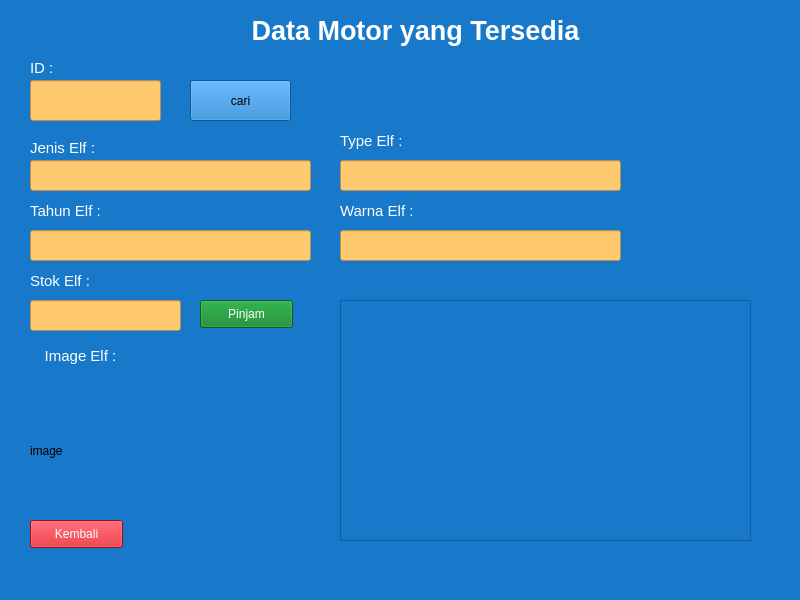
<?xml version="1.0" encoding="UTF-8"?>
<ui version="4.0">
 <class>MainWindow</class>
 <widget class="QMainWindow" name="MainWindow">
  <property name="geometry">
   <rect>
    <x>0</x>
    <y>0</y>
    <width>800</width>
    <height>600</height>
   </rect>
  </property>
  <property name="windowTitle">
   <string>MainWindow</string>
  </property>
  <property name="styleSheet">
   <string notr="true">background-color: rgb(24, 121, 202);</string>
  </property>
  <widget class="QWidget" name="centralwidget">
   <widget class="QLineEdit" name="lineEdit_5">
    <property name="geometry">
     <rect>
      <x>340</x>
      <y>230</y>
      <width>281</width>
      <height>31</height>
     </rect>
    </property>
    <property name="styleSheet">
     <string notr="true">background-color: rgb(220, 220, 220);
background-color: rgb(255, 202, 111);</string>
    </property>
   </widget>
   <widget class="QLabel" name="label">
    <property name="geometry">
     <rect>
      <x>200</x>
      <y>10</y>
      <width>431</width>
      <height>41</height>
     </rect>
    </property>
    <property name="font">
     <font>
      <pointsize>20</pointsize>
      <weight>75</weight>
      <bold>true</bold>
     </font>
    </property>
    <property name="styleSheet">
     <string notr="true">color: rgb(255, 255, 255);</string>
    </property>
    <property name="text">
     <string>Data Motor yang Tersedia</string>
    </property>
    <property name="alignment">
     <set>Qt::AlignCenter</set>
    </property>
   </widget>
   <widget class="QLineEdit" name="lineEdit">
    <property name="geometry">
     <rect>
      <x>30</x>
      <y>80</y>
      <width>131</width>
      <height>41</height>
     </rect>
    </property>
    <property name="styleSheet">
     <string notr="true">background-color: rgb(255, 202, 111);</string>
    </property>
   </widget>
   <widget class="QPushButton" name="pushButton">
    <property name="geometry">
     <rect>
      <x>30</x>
      <y>520</y>
      <width>93</width>
      <height>28</height>
     </rect>
    </property>
    <property name="styleSheet">
     <string notr="true">color: rgb(255, 255, 255);
background-color: rgb(212, 17, 30);</string>
    </property>
    <property name="text">
     <string>Kembali</string>
    </property>
   </widget>
   <widget class="QLabel" name="label_8">
    <property name="geometry">
     <rect>
      <x>30</x>
      <y>200</y>
      <width>121</width>
      <height>21</height>
     </rect>
    </property>
    <property name="font">
     <font>
      <pointsize>11</pointsize>
     </font>
    </property>
    <property name="styleSheet">
     <string notr="true">color: rgb(255, 255, 255);</string>
    </property>
    <property name="text">
     <string>Tahun Elf :</string>
    </property>
   </widget>
   <widget class="QLabel" name="label_10">
    <property name="geometry">
     <rect>
      <x>30</x>
      <y>340</y>
      <width>101</width>
      <height>31</height>
     </rect>
    </property>
    <property name="font">
     <font>
      <pointsize>11</pointsize>
     </font>
    </property>
    <property name="styleSheet">
     <string notr="true">color: rgb(255, 255, 255);</string>
    </property>
    <property name="text">
     <string>Image Elf :</string>
    </property>
    <property name="alignment">
     <set>Qt::AlignCenter</set>
    </property>
   </widget>
   <widget class="QLabel" name="label_5">
    <property name="geometry">
     <rect>
      <x>30</x>
      <y>60</y>
      <width>41</width>
      <height>16</height>
     </rect>
    </property>
    <property name="font">
     <font>
      <pointsize>11</pointsize>
     </font>
    </property>
    <property name="styleSheet">
     <string notr="true">color: rgb(255, 255, 255);</string>
    </property>
    <property name="text">
     <string>ID :</string>
    </property>
   </widget>
   <widget class="QPushButton" name="pushButton_2">
    <property name="geometry">
     <rect>
      <x>200</x>
      <y>300</y>
      <width>93</width>
      <height>28</height>
     </rect>
    </property>
    <property name="styleSheet">
     <string notr="true">background-color: rgb(22, 22, 22);
color: rgb(255, 255, 255);
background-color: rgb(6, 131, 35);</string>
    </property>
    <property name="text">
     <string>Pinjam</string>
    </property>
   </widget>
   <widget class="QLineEdit" name="lineEdit_3">
    <property name="geometry">
     <rect>
      <x>340</x>
      <y>160</y>
      <width>281</width>
      <height>31</height>
     </rect>
    </property>
    <property name="styleSheet">
     <string notr="true">background-color: rgb(220, 220, 220);
background-color: rgb(255, 202, 111);</string>
    </property>
   </widget>
   <widget class="QLineEdit" name="lineEdit_4">
    <property name="geometry">
     <rect>
      <x>30</x>
      <y>230</y>
      <width>281</width>
      <height>31</height>
     </rect>
    </property>
    <property name="styleSheet">
     <string notr="true">background-color: rgb(220, 220, 220);
background-color: rgb(255, 202, 111);</string>
    </property>
   </widget>
   <widget class="QLabel" name="label_6">
    <property name="geometry">
     <rect>
      <x>30</x>
      <y>140</y>
      <width>111</width>
      <height>16</height>
     </rect>
    </property>
    <property name="font">
     <font>
      <pointsize>11</pointsize>
     </font>
    </property>
    <property name="styleSheet">
     <string notr="true">color: rgb(255, 255, 255);</string>
    </property>
    <property name="text">
     <string>Jenis Elf :</string>
    </property>
   </widget>
   <widget class="QLineEdit" name="lineEdit_2">
    <property name="geometry">
     <rect>
      <x>30</x>
      <y>160</y>
      <width>281</width>
      <height>31</height>
     </rect>
    </property>
    <property name="styleSheet">
     <string notr="true">background-color: rgb(255, 202, 111);</string>
    </property>
   </widget>
   <widget class="QLabel" name="label_11">
    <property name="geometry">
     <rect>
      <x>430</x>
      <y>440</y>
      <width>51</width>
      <height>21</height>
     </rect>
    </property>
    <property name="font">
     <font>
      <pointsize>9</pointsize>
     </font>
    </property>
    <property name="styleSheet">
     <string notr="true">color: rgb(255, 255, 255);</string>
    </property>
    <property name="text">
     <string/>
    </property>
   </widget>
   <widget class="QLabel" name="label_9">
    <property name="geometry">
     <rect>
      <x>340</x>
      <y>200</y>
      <width>121</width>
      <height>21</height>
     </rect>
    </property>
    <property name="font">
     <font>
      <pointsize>11</pointsize>
     </font>
    </property>
    <property name="styleSheet">
     <string notr="true">color: rgb(255, 255, 255);</string>
    </property>
    <property name="text">
     <string>Warna Elf :</string>
    </property>
   </widget>
   <widget class="QLabel" name="label_12">
    <property name="geometry">
     <rect>
      <x>30</x>
      <y>270</y>
      <width>121</width>
      <height>21</height>
     </rect>
    </property>
    <property name="font">
     <font>
      <pointsize>11</pointsize>
     </font>
    </property>
    <property name="styleSheet">
     <string notr="true">color: rgb(255, 255, 255);</string>
    </property>
    <property name="text">
     <string>Stok Elf :</string>
    </property>
   </widget>
   <widget class="QLabel" name="label_7">
    <property name="geometry">
     <rect>
      <x>340</x>
      <y>130</y>
      <width>111</width>
      <height>21</height>
     </rect>
    </property>
    <property name="font">
     <font>
      <pointsize>11</pointsize>
     </font>
    </property>
    <property name="styleSheet">
     <string notr="true">color: rgb(255, 255, 255);</string>
    </property>
    <property name="text">
     <string>Type Elf :</string>
    </property>
   </widget>
   <widget class="QLineEdit" name="lineEdit_6">
    <property name="geometry">
     <rect>
      <x>30</x>
      <y>300</y>
      <width>151</width>
      <height>31</height>
     </rect>
    </property>
    <property name="styleSheet">
     <string notr="true">background-color: rgb(220, 220, 220);
background-color: rgb(255, 202, 111);</string>
    </property>
   </widget>
   <widget class="QPushButton" name="pushButton_3">
    <property name="geometry">
     <rect>
      <x>190</x>
      <y>80</y>
      <width>101</width>
      <height>41</height>
     </rect>
    </property>
    <property name="text">
     <string>cari</string>
    </property>
   </widget>
   <widget class="QLabel" name="label_2">
    <property name="geometry">
     <rect>
      <x>30</x>
      <y>390</y>
      <width>141</width>
      <height>121</height>
     </rect>
    </property>
    <property name="text">
     <string>image</string>
    </property>
   </widget>
   <widget class="QTableWidget" name="tableWidget">
    <property name="geometry">
     <rect>
      <x>340</x>
      <y>300</y>
      <width>411</width>
      <height>241</height>
     </rect>
    </property>
   </widget>
  </widget>
  <widget class="QMenuBar" name="menubar">
   <property name="geometry">
    <rect>
     <x>0</x>
     <y>0</y>
     <width>800</width>
     <height>26</height>
    </rect>
   </property>
  </widget>
  <widget class="QStatusBar" name="statusbar"/>
 </widget>
 <resources/>
 <connections/>
</ui>
